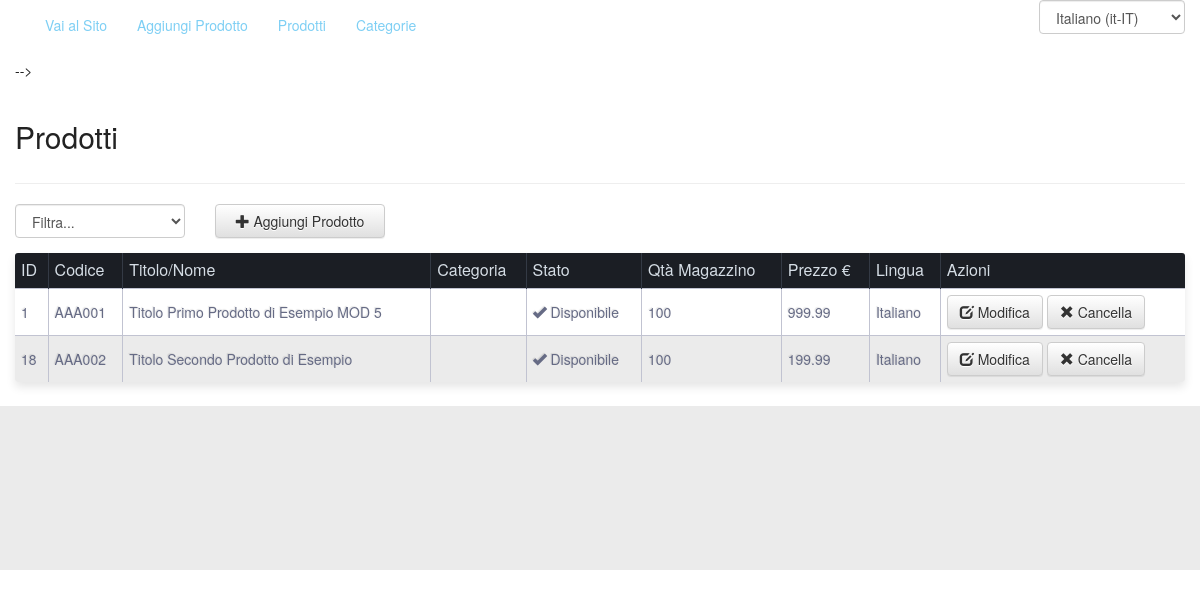
The app's page /Admin/showItems (signed in), older data.
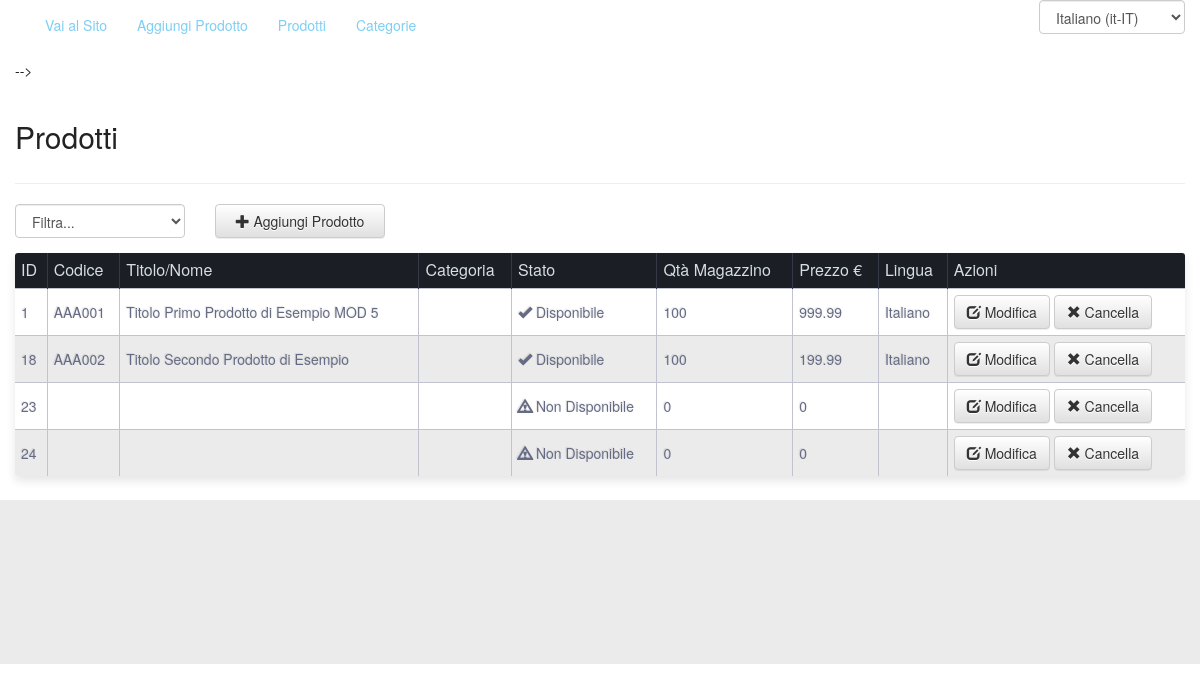
The same page, newer data.
### tables this page shows
CREATE TABLE `acms_shop_items` (
  `item_id` int(11) NOT NULL,
  `item_code` varchar(45) DEFAULT NULL,
  `fk_category_id` int(11) DEFAULT NULL,
  `fk_lang_id` int(11) NOT NULL,
  `item_status` tinyint(1) DEFAULT '0',
  `item_stock` int(11) DEFAULT NULL,
  `item_price` float DEFAULT NULL,
  `item_title` varchar(100) DEFAULT NULL,
  `item_weight` varchar(45) DEFAULT NULL,
  `item_colors` varchar(45) DEFAULT NULL,
  `item_short_desc` varchar(100) DEFAULT NULL,
  `item_long_desc` text,
  `item_meta_keywords` varchar(150) DEFAULT NULL,
  `item_meta_description` varchar(150) DEFAULT NULL
);

CREATE TABLE `acms_languages` (
  `lang_id` int(11) NOT NULL,
  `lang_iso_code` varchar(4) DEFAULT NULL,
  `lang_internal_code` varchar(8) DEFAULT NULL,
  `lang_name` varchar(80) DEFAULT NULL
);

### controllers/Admin.php (called while the page is built, shortened)
<?php
class Admin extends Controller
{
    function index()
    {
        $this->getView('pages/page_default');
    }
    function showItems($args)
    {
        $this->args = $args;
        $shop_model = $this->getModel('ShopModel');
        $this->items = $shop_model->getItems();
        $this->index($this->args);
    }
}

### index.php (called while the page is built, shortened)
<?php
require_once(__DIR__.'/Config.php');
require_once(Config::$abs_path.'/libs/php/Session.php');
require_once(Config::$abs_path.'/libs/php/Database.php');
require_once(Config::$abs_path.'/controllers/Controller.php');
require_once(Config::$abs_path.'/App.php');
(new App());

### libs/php/Session.php (called while the page is built, shortened)
<?php
class Session
{
    public static function get($key)
    {
        if (isset($_SESSION[$key]))
        {
            return $_SESSION[$key];
        }else{
            return FALSE;
        }
    }
}

### libs/php/Database.php (called while the page is built, shortened)
<?php
class Database
{
    public $mysqli;
    public $results;
    public function __construct()
    {
        $this->mysqli = new mysqli( Config::$db_host, Config::$db_user, Config::$db_pass, Config::$db_name);
    }
    public function queryExec($query='')
    {
        $_query = str_replace("#_", Config::$db_prefix, $query);
        if (!$this->results = $this->mysqli->query($_query)) {
            echo "<b>Database() say: </b>query problems<br>";
            echo "Query: " . $_query . "<br>";
            echo "Errno: " . $this->mysqli->errno . "<br>";
            echo "Error: " . $this->mysqli->error . "<br>";
            exit;
        }
        return $this->results;
    }
    public function getObjectData($query='')
    {
        $_query = str_replace("#_", Config::$db_prefix, $query);
        if (!$this->results = $this->mysqli->query($_query)) {
            echo "<b>Database() say: </b>query problems<br>";
            echo "Query: " . $_query . "<br>";
            echo "Errno: " . $this->mysqli->errno . "<br>";
            echo "Error: " . $this->mysqli->error . "<br>";
            exit;
        }
        if ($this->results->num_rows === 0) {
            $data = FALSE;
        }else{
            $data = $this->results->fetch_object();
            $data->num_rows = $this->results->num_rows;
        }
        return $data;
    }
}

### models/ShopModel.php (called while the page is built, shortened)
<?php
class ShopModel extends Model
{
    function getItems($fk_category_id=NULL, $item_code=NULL, $fk_lang_id=NULL)
    {
        $query = "SELECT * FROM #_shop_items ";
        $query.= "LEFT JOIN #_shop_categories ON #_shop_items.fk_category_id = #_shop_categories.category_id ";
        $query.= "LEFT JOIN #_languages ON #_shop_items.fk_lang_id = #_languages.lang_id";
        $this->results = $this->queryExec($query);
        $data = array();
        while($row = $this->results->fetch_object()){
            array_push($data, $row);
        }
        if(!$this->results){
            return FALSE;
        }else{
            return $data;
        }
    }
}

### views/admin/shop/list_items.php (the view, shortened to what this page needs)
<div class="list_items">
    <div class="row">
        <div class="col-xs-12 col-sm-12 col-md-12 col-lg-12">
            <h2><?=Lang::$products?></h2>
        </div>
    </div><hr/>
    <div class="row">
        <div class="col-xs-6 col-sm-3 col-md-2 col-lg-2">
            <div class="form-group">
                <select name="list_items_filter" id="list_items_filter" class="form-control">
                    <option value="NULL">Filtra...</option>
                </select>
            </div>
        </div>
        <div class="col-xs-6 col-sm-3 col-md-2 col-lg-2">
            <div class="form-group">
                <a href="<?=Config::$web_path;?>/Admin/editItem" class="btn btn-default form-control">
                    <span class="glyphicon glyphicon-plus"></span> <?=Lang::$add_item?>
                </a>
            </div>
        </div>
    </div>
    <?php if(isset($this->items) && $this->items!==FALSE):?>
    <table>
        <tbody>
            <tr>
                <th><?=Lang::$id?></th>
                <th><?=Lang::$item_code?></th>
                <th><?=Lang::$item_title?></th>
                <th><?=Lang::$item_category?></th>
                <th><?=Lang::$status?></th>
                <th><?=Lang::$item_stock?></th>
                <th><?=Lang::$item_price?></th>
                <th><?=Lang::$language?></th>
                <th><?=Lang::$actions?></th>
            </tr>
            <?php foreach($this->items as $item_val):?>
                <tr>
                    <td><?=$item_val->item_id;?></td>
                    <td><?=$item_val->item_code;?></td>
                    <td><?=$item_val->item_title;?></td>
                    <td><?=$item_val->category_name;?></td>
                    <td>
                        <?=$item_val->item_status ? '<i class="glyphicon glyphicon-ok"></i> '.Lang::$available : '<i class="glyphicon glyphicon-warning-sign"></i> '.Lang::$unavailable;?>
                    </td>
                    <td><?=$item_val->item_stock;?></td>
                    <td><?=$item_val->item_price;?></td>
                    <td><?=$item_val->lang_name;?></td>
                    <td>
                        <a href="<?=Config::$web_path;?>/Admin/editItem/<?=$item_val->item_id;?>" class="btn btn-default">
                            <span class="glyphicon glyphicon-edit"></span>
                            <?=Lang::$edit?>
                        </a>
                        <a href="<?=Config::$web_path;?>/Admin/deleteItem/<?=$item_val->item_id;?>" class="btn btn-default">
                            <span class="glyphicon glyphicon-remove"></span>
                            <?=Lang::$delete?>
                        </a>
                    </td>
                </tr>
            <?php endforeach;?>
        </tbody>
    </table>
    <?php endif;?>
</div>

### App.php (shortened to what this page needs)
<?php
class App
{
    protected $controller = 'Page';
    protected $method = 'index';
    protected $params = array();
    public function __construct()
    {
        $url = $this->parseUrl();
        if($url)
        {
            if( file_exists(__DIR__ . '/controllers/' . $url[0] . '.php') )
            {
                $this->controller = $url[0];
                unset($url[0]);
                $this->controller = new $this->controller;
                if( isset($url[1]) && method_exists($this->controller, $url[1]))
                {
                    $this->method = $url[1];
                    unset($url[1]);
                }
            }
            $this->params = $url ? array_values($url) : array();
            call_user_func_array(array($this->controller, $this->method), array($this->params));
        }else{
            require_once(dirname(__FILE__) . '/controllers/' . $this->controller . '.php');
            $this->controller = new $this->controller;
            call_user_func_array(array($this->controller, $this->method), array($this->params));
        }
    }
    public function parseUrl()
    {
        $get = filter_input_array(INPUT_GET, FILTER_SANITIZE_STRING);
        if(isset($get['url'])){
            return $url = explode('/', filter_var(rtrim($get['url'], '/'), FILTER_SANITIZE_URL) );
        }else{
            return FALSE;
        }
    }
}

### views/pages/page_default.php (shortened to what this page needs)
<!DOCTYPE html>
<html lang="en" data-localization="<?=Session::get('lang') ? Session::get('lang') : Config::$default_lang;?>">
    <head>
        <link href="<?=Config::$web_path;?>/libs/bootstrap/css/bootstrap.min.css" rel="stylesheet">
        <link href="<?=Config::$web_path;?>/libs/bootstrap/css/bootstrap-theme.min.css" rel="stylesheet">
        <link href="<?=Config::$web_path;?>/css/app_style.css" rel="stylesheet">
        <link href="<?=Config::$web_path;?>/themes/<?=Config::$theme;?>/css/theme.css" rel="stylesheet">
        <link type="text/css" rel="stylesheet" href="<?=Config::$web_path;?>/js/libs/jquery-ui-1.11.4/jquery-ui.min.css" />
        <link type="text/css" rel="stylesheet" href="<?=Config::$web_path;?>/js/libs/sweetalert-master/dist/sweetalert.css" />
        <link type="text/css" rel="stylesheet" href="<?=Config::$web_path;?>/js/libs/jonthornton-jquery-timepicker/jquery.timepicker.css" />
    </head>
    <body>
        <div class="container-fluid">
            <header class="row">
                <div class="header-content col-xs-12 col-sm-12 col-md-12 col-lg-12">
                    <?php $this->getInclude('header-content');?>
                </div>
        <div class="container-fluid">
            <div class="main-content">
                <?php $this->getInclude('main-content') ?>
            </div>
        </div>
        <div class="container-fluid">
            <footer class="row">
                <div class="footer-content col-xs-12 col-sm-12 col-md-12 col-lg-12">
                </div>
            </footer>
        </div>
    </body>
</html>

### controllers/Controller.php (shortened to what this page needs)
<?php
class Controller
{
    public $includes = array("positions"=>array());
    public function getModel($model='')
    {
        return new $model();
    }
    public function getView($view="", $data=NULL )
    {
        require_once(Config::$abs_path.'/views/'.$view.'.php');
    }
    public function includeView($view="", $position="")
    {
        $view_path = Config::$abs_path.'/views/'.$view.'.php';
        if($position!=""){
            $this->includes['positions'][$position] = $view_path;
        }else{
            array_push($this->includes, $view_path);
        }
    }
    public function getInclude($position="")
    {
        if( isset($this->includes['positions'][$position]) )
        {
            require_once( $this->includes['positions'][$position] );
        }
    }
}

### views/admin/nav/menu.php (shortened to what this page needs)
<div class="main_menu">
    <div class="main_menu_wrapper">
        <?php if(isset($this->menus["main_menu"])): ?>
            <div id="navbar" class="navbar-collapse collapse">
                <ul class="nav navbar-nav">
                    <li>
                        <a href="<?=Config::$web_path;?>" target="_blank">
                            <?=Lang::$go_to_site?>
                        </a>
                    </li>
                    <li>
                        <a href="<?=Config::$web_path;?>/Admin/editItem">
                            <?=Lang::$add_item?>
                        </a>
                    </li>
                    <li>
                        <a href="<?=Config::$web_path;?>/Admin/showItems">
                            <?=Lang::$products?>
                        </a>
                    </li>
                    <li>
                        <a href="<?=Config::$web_path;?>/Admin/showCategories">
                            <?=Lang::$categories?>
                        </a>
                    </li>
                </ul>
                <ul class="nav navbar-nav navbar-right">
                            <?php include(__DIR__ . '/lang_menu.php');?>
                    -->
            </div>
        <?php endif;?>
    </div>
</div>

### views/nav/lang_menu.php (shortened to what this page needs)
        <div class="form-group">
            <select id="languageCode" name="language_code" class="form-control">
                <option value="it-IT" <?=Session::get('lang')==="it-IT" ? 'selected' : ''; ?>>
                    Italiano (it-IT)
                </option>
            </select>
        </div>
</div>

### css/app_style.css (style rules this page uses)
a, a:hover, a:focus, a:visited { text-decoration: none; }

### themes/default/css/theme.css (style rules this page uses)
html, body { color: #222; }
a { color: #7ecff4; }
select, option { color: #222; }
footer { min-height: 164px; margin-top: 24px; margin-bottom: 0; background: #EBEBEB; }
table { background: white; border-radius:3px; border-collapse: collapse; margin: auto; padding:5px; width: 100%; box-shadow: 0 5px 10px rgba(0, 0, 0, 0.1); animation: float 5s infinite; }
th { color:#D5DDE5;; background:#1b1e24; border-right: 1px solid #343a45; font-size:16px; font-weight: 100; padding:6px; text-align:left; text-shadow: 0 1px 1px rgba(0, 0, 0, 0.1); vertical-align:middle; }
th:first-child { border-top-left-radius:3px; }
th:last-child { border-top-right-radius:3px; border-right:none; }
tr { border-top: 1px solid #C1C3D1; border-bottom: 1px solid #C1C3D1; color:#666B85; font-size:16px; font-weight:normal; text-shadow: 0 1px 1px rgba(256, 256, 256, 0.1); }
tr:first-child { border-top:none; }
tr:last-child { border-bottom:none; }
tr:nth-child(odd) td { background:#EBEBEB; }
tr:last-child td:first-child { border-bottom-left-radius:3px; }
tr:last-child td:last-child { border-bottom-right-radius:3px; }
td { background:#FFFFFF; padding:6px; text-align:left; vertical-align:middle; font-weight:300; font-size:14px; text-shadow: -1px -1px 1px rgba(0, 0, 0, 0.1); border-right: 1px solid #C1C3D1; }
td:last-child { border-right: 0px; }

Row changes from the older to the newer data that the page shows:
added acms_shop_items: item_id "23", item_stock "0", item_price "0"
added acms_shop_items: item_id "24", item_stock "0", item_price "0"
